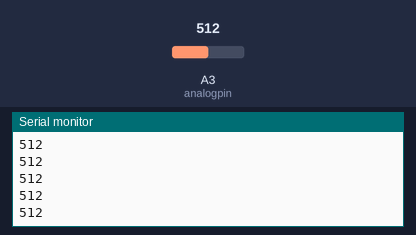
The sketch below on a simulated Arduino Uno, built with avr-gcc and run on an emulated ATmega328P. Parts: the last lines printed to the serial monitor. The inputs (shaded band) are chosen by the test bench; at power-on: A3 (analogpin) = 512.

Above: at 1.2 s.
1.3 s: A3 (analogpin) set to 716
At 1.9 s:
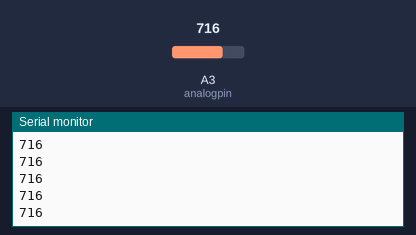
2.8 s: A3 (analogpin) set to 900
At 3.5 s:
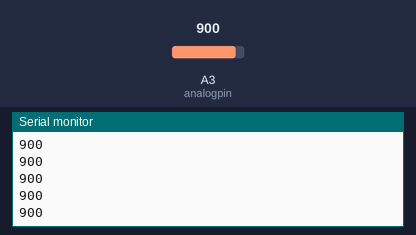
Timing chart, 0 to 5.8 s (numbered marks = the images above; inputs shaded):
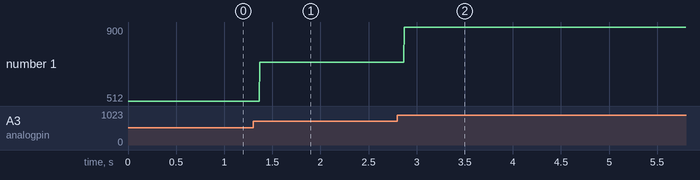

Measured:
- after the input at 1.3 s, the serial monitor: prints a new line after 0.07 s (image 1)
- after the input at 2.8 s, the serial monitor: prints a new line after 0.07 s (image 2)
- plotted number 1: 512 → 716 after the input at 1.3 s, 716 → 900 after the input at 2.8 s

The sketch:

dpad_test.ino
```cpp
int analogpin = 3; // analog pin to read the buttons

void setup()
{
  Serial.begin(9600);
}

void loop()
{
  Serial.println( analogRead(analogpin));
}
```
